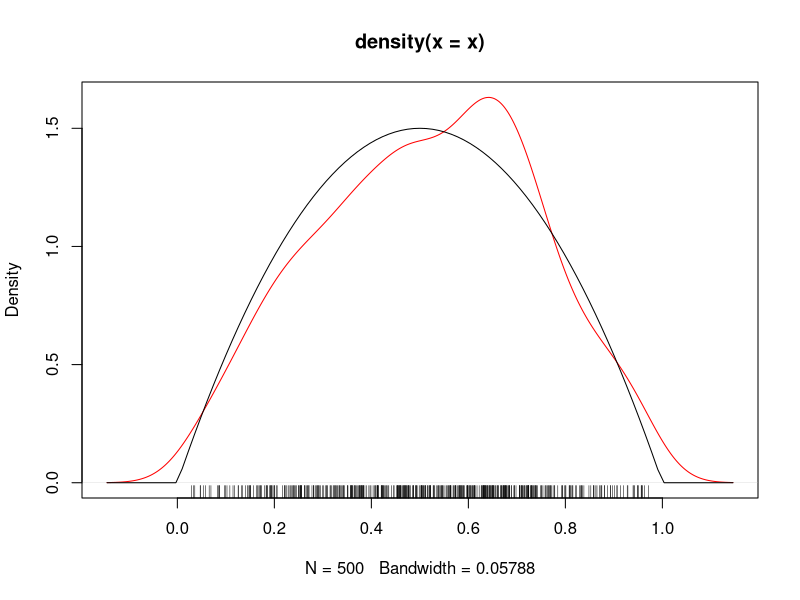
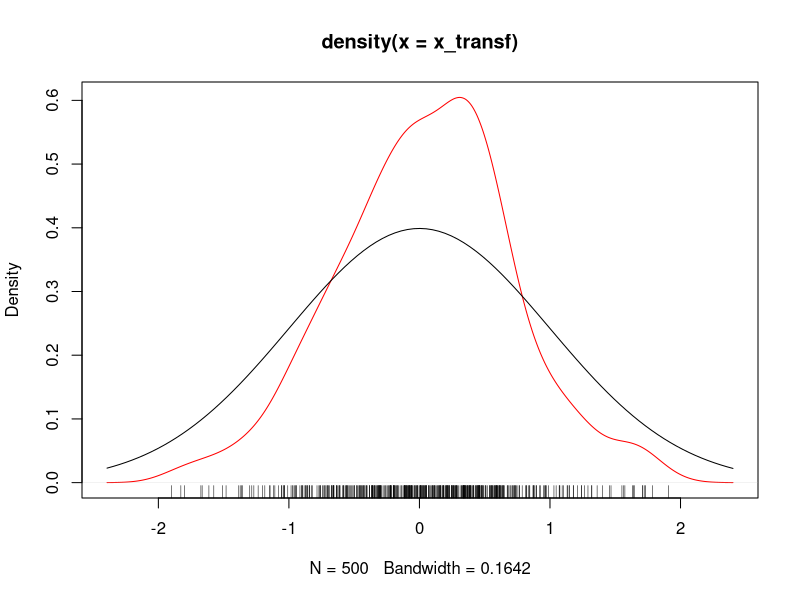
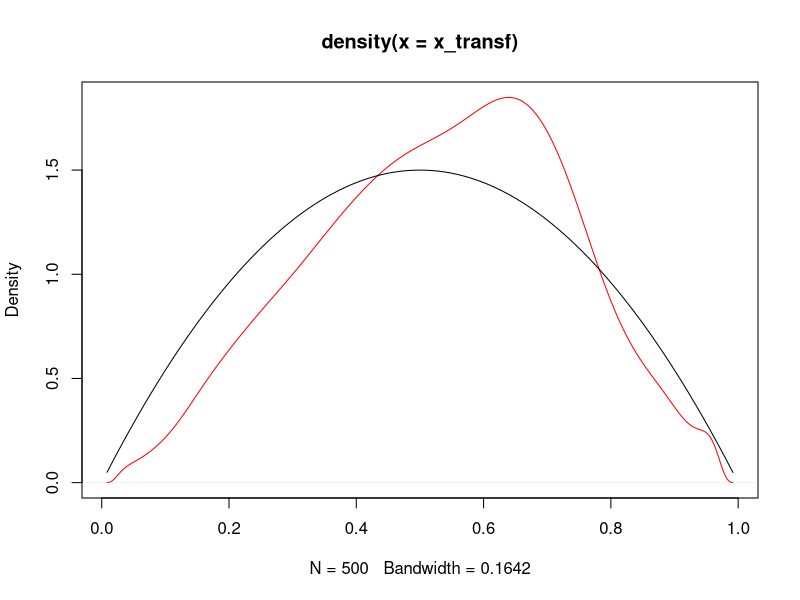

Source code (R) for these figures, in order:
set.seed(12345)
x <- rbeta(n=500, shape1=2, shape2=2)

#Estimate the density and see the problems in the estimation
plot(density(x),col='red')
curve(dbeta(x, shape1=2,shape2=2),add=T)
rug(x)

#Use the probit to transform and then estimate and plot
x_transf =  qnorm(x)
kde = density(x_transf)
plot(kde, col='red')
curve(dnorm(x),add=T)
rug(x_transf)

#Undo the transformation and plot the resulting estimation which should be better
kde_transf = kde
kde_transf$x = pnorm(kde_transf$x)
kde_transf$y = 1/(dnorm(kde_transf$x))* kde_transf$y
plot(kde_transf, col='red')
curve(dbeta(x, shape1=2,shape2=2),add=T)
